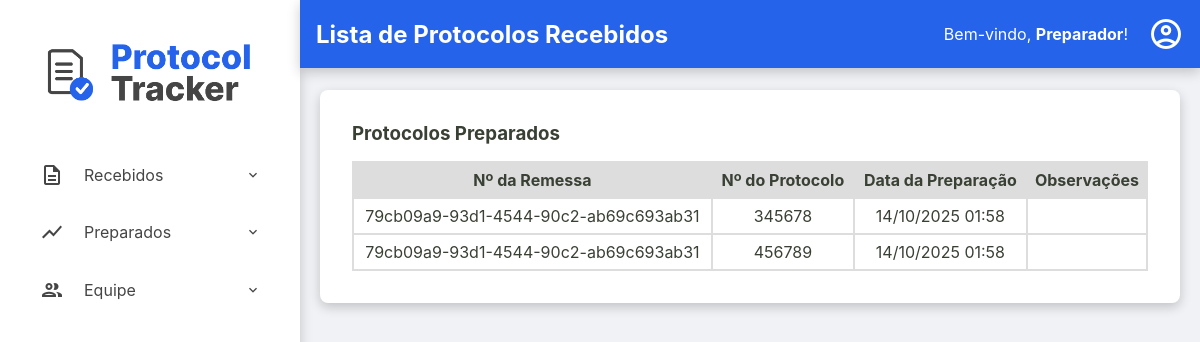
The app's page /preparadores/preparados (signed in), older data.
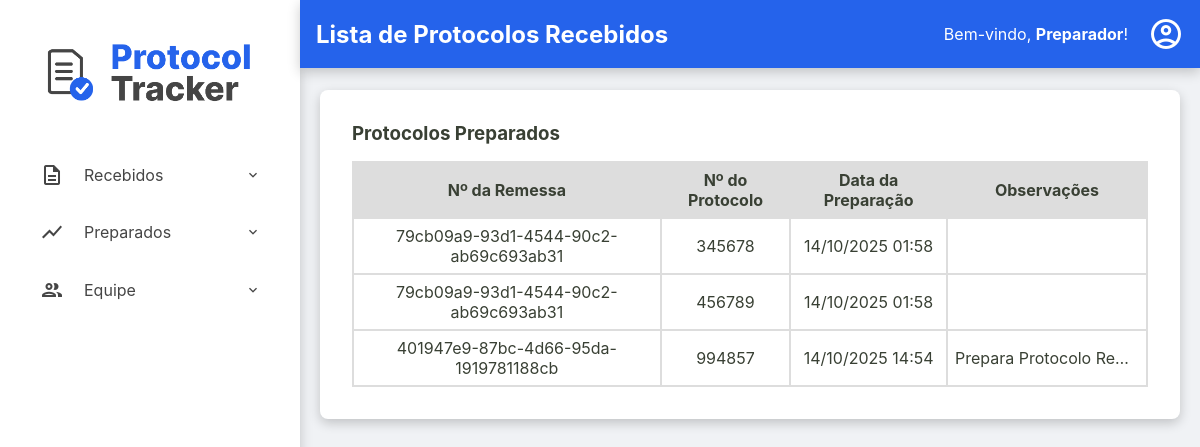
The same page, newer data.
### tables this page shows
CREATE TABLE protocolos (
    id TEXT PRIMARY KEY,
    id_remessa TEXT NOT NULL,
    numero_protocolo TEXT NOT NULL UNIQUE,
    data_preparacao TEXT NULL,
    id_preparador INTEGER NULL,
    data_digitalizacao TEXT NULL,
    id_digitalizador INTEGER NULL,
    status TEXT NOT NULL DEFAULT 'RECEBIDO',
    quantidade_paginas INTEGER NULL CHECK (quantidade_paginas >= 0),
    observacoes TEXT NULL,
    FOREIGN KEY (id_remessa) REFERENCES remessas (id),
    FOREIGN KEY (id_preparador) REFERENCES usuarios (id),
    FOREIGN KEY (id_digitalizador) REFERENCES usuarios (id)
  );

### src/Controller/ProtocoloController.php (called while the page is built, shortened)
<?php
class ProtocoloController
{
    public function preparadores_listaPreparados()
    {
        try {
            $listaProtocolosPreparados = $this->protocoloRepository->findByStatus('PREPARADO');
            require __DIR__ . '/../../templates/preparadores/preparados.php';
        } catch (Exception $e) {
            $this->home($e->getMessage());
        }
    }
}

### src/Repository/ProtocoloRepository.php (called while the page is built, shortened)
<?php
class ProtocoloRepository implements ProtocoloRepositoryInterface
{
    private PDO $connection;
    public function __construct(PDO $connection)
    {
        $this->connection = $connection;
    }
    public function findByStatus(string $status): array
    {
        $sqlQuery = "SELECT * FROM protocolos WHERE status = :status;";
        $stmt = $this->connection->prepare($sqlQuery);
        $stmt->bindValue(':status', $status);
        $stmt->execute();
        return $this->hidrataLista($stmt);
    }
    private function hidrataLista(PDOStatement $stmt): array
    {
        $listaDeProtocolos = [];
        while($dadosProtocolo = $stmt->fetch()){
            $listaDeProtocolos[] = Protocolo::fromArray($dadosProtocolo);
        }
        return $listaDeProtocolos;
    }
}

### src/Model/Protocolo.php (called while the page is built, shortened)
<?php
class Protocolo {
    public function getIdRemessa(): string { return $this->id_remessa; }
    public function getNumeroProtocolo(): string { return $this->numero_protocolo; }
    public function getDataPreparacao(): ?DateTimeImmutable { return $this->data_preparacao; }
    public function getObservacoes(): ?string { return $this->observacoes; }
    public static function fromArray(array $array): self
    {
        try {
            $data_preparacao = isset($array['data_preparacao']) ? new DateTimeImmutable($array['data_preparacao']) :  null;
            $data_digitalizacao = isset($array['data_digitalizacao']) ? new DateTimeImmutable($array['data_digitalizacao']) :  null;
        } catch (Exception $e) {
            throw new Exception("Falha ao criar data");
        }
        return new self(
            $array['id'],
            $array['id_remessa'],
            $array['numero_protocolo'],
            $data_preparacao,
            isset($array['id_preparador']) ? (int) $array['id_preparador'] : null,
            $data_digitalizacao,
            isset($array['id_digitalizador']) ? (int) $array['id_digitalizador'] : null,
            $array['status'],
            isset($array['quantidade_paginas']) ? (int) $array['quantidade_paginas'] : null,
            $array['observacoes'] ?? null,
        );
    }
}

### templates/preparadores/preparados.php (the view, shortened to what this page needs)
<?php require __DIR__ . '/../components/_header.php'; ?>
<div class="listagem-container">
    <h3>Protocolos Preparados</h3>
    <table id="tabela-preparados" class="protocolos-table datatable-js">
        <thead>
            <tr>
                <th>Nº da Remessa</th>
                <th>Nº do Protocolo</th>
                <th>Data da Preparação</th>
                <th>Observações</th>
            </tr>
        </thead>
        <tbody>
            <?php foreach ($listaProtocolosPreparados as $protocolo): ?>
                <tr>
                    <td>
                        <?php
                            echo htmlspecialchars($protocolo->getIdRemessa());
                        ?>
                    </td>
                    <td><?= htmlspecialchars($protocolo->getNumeroProtocolo()) ?></td>
                    <td><?= $protocolo->getDataPreparacao() ? $protocolo->getDataPreparacao()->format('d/m/Y H:i') : 'N/A' ?></td>
                    <td class="coluna-observacoes" title="<?= htmlspecialchars($protocolo->getObservacoes() ?? '') ?>">
                        <?= htmlspecialchars($protocolo->getObservacoes() ?? 'N/A') ?>
                    </td>
                </tr>
            <?php endforeach; ?>
        </tbody>
    </table>
</div>
<?php require __DIR__ . '/../components/_footer.php'; ?>

Row changes from the older to the newer data that the page shows:
now on this page (row edited): protocolos: id_remessa "401947e9-87bc-4d66-95da-1919781188cb", numero_protocolo "994857", format "14/10/2025 14:54", observacoes "Prepara Protocolo Re…"
